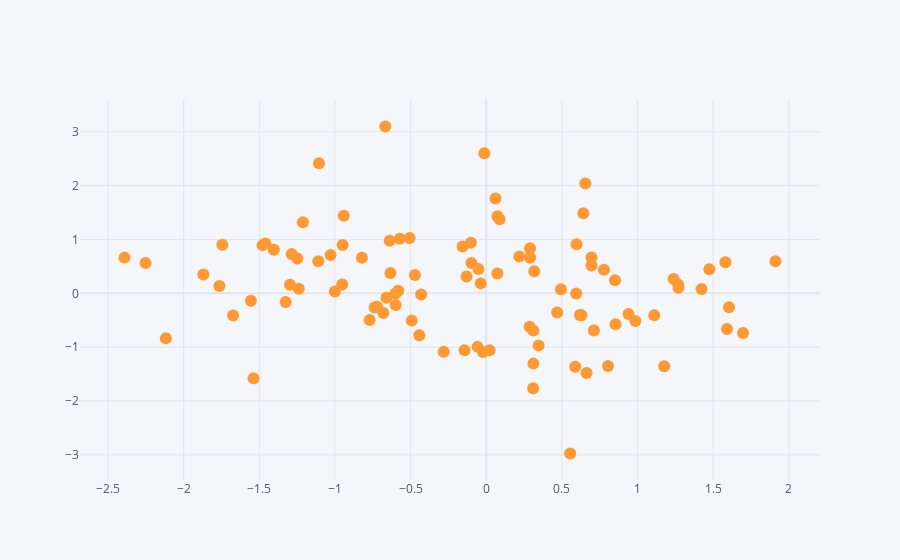

Notebook code cell kept with this figure:
### Code cell
dataframe.iplot(kind='scatter',x='a',y='b',mode='markers')
